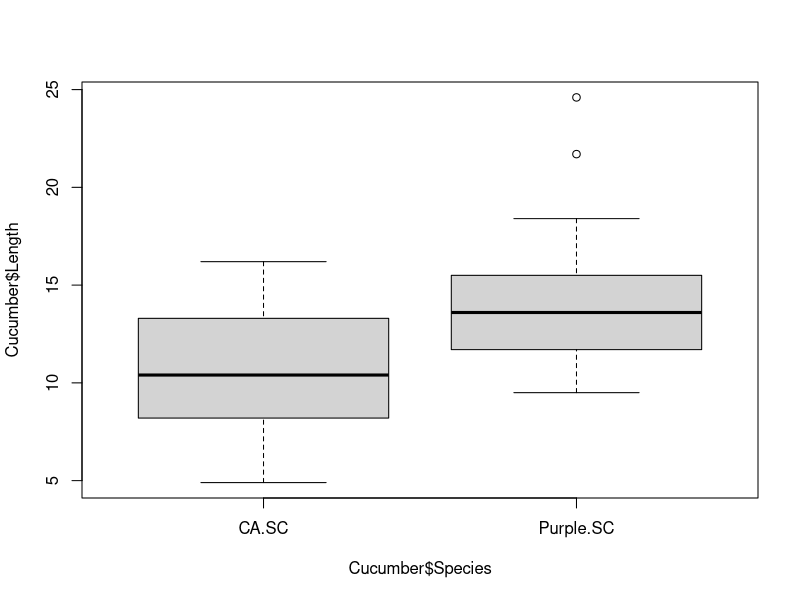
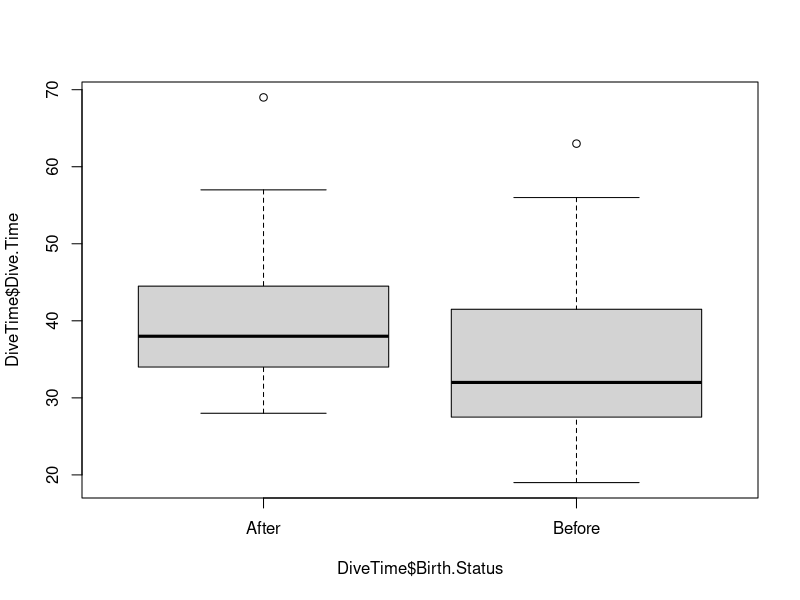
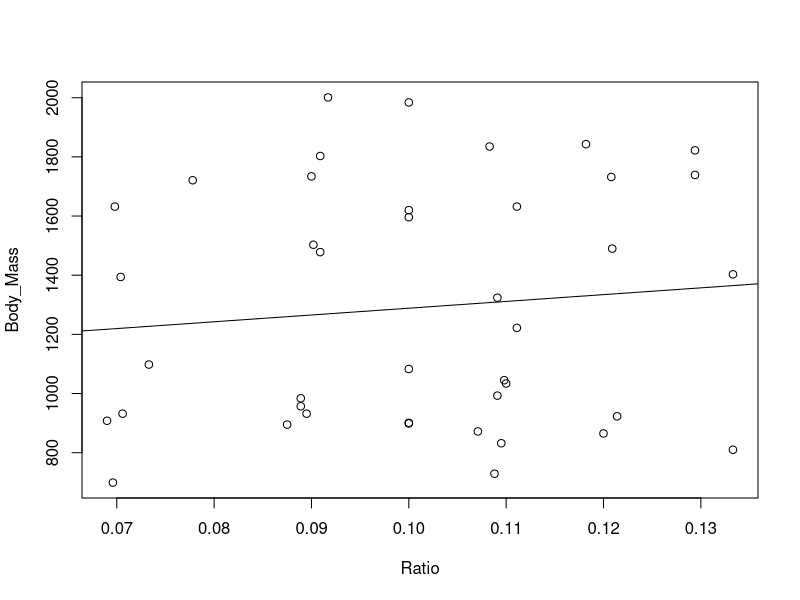

Write R code to recreate these figures, in order.
### Question 1 ###

#Importing Data Body Length
Cucumber <- read.csv ("Lab1_Statistics_R/Data/SeaCucumber_Length.csv") #Importing data into R from my working directory

#Hardcoding Statistics for Purple.SC
species.Purple.SC <- subset(Cucumber,Species=="Purple.SC")
n.species.Purple.SC <- length(species.Purple.SC$Length) #Sample size (n) of Purple.SC
sum.species.Purple.SC <-sum(species.Purple.SC$Length) #Sum of Lengths of Purple.SC
mean.species.Purple.SC<-mean(species.Purple.SC$Length) #Mean of Lengths of Purple.SC
as.species.Purple.SC<-sum(species.Purple.SC$Length^2) #Sum of Lengths of Purple.SC squared
ss.species.Purple.SC<-as.species.Purple.SC - (sum.species.Purple.SC^2/n.species.Purple.SC) #Sum of Squares for Purple.SC
df.species.Purple.SC<-n.species.Purple.SC-1 #Degrees of Freedom
var.species.Purple.SC<-ss.species.Purple.SC/df.species.Purple.SC #Variance of Purple.SC
sd.species.Purple.SC<-sqrt(var.species.Purple.SC) #Standard Deviation
se.species.Purple.SC<-sd.species.Purple.SC/(sqrt(n.species.Purple.SC)) #Standard Error
cf.species.Purple.SC<-(sum.species.Purple.SC)^2/n.species.Purple.SC #Correction Factor Purple.SC

#Hardcoding Statistics for CA.SC
species.CA.SC<-subset(Cucumber,Species=="CA.SC")
n.species.CA.SC<-length(species.CA.SC$Length) #Sample size (n) of CA.SC
sum.species.CA.SC<-sum(species.CA.SC$Length) #Sum of Lengths of CA.SC
mean.species.CA.SC<-mean(species.CA.SC$Length) #Mean of Lengths of CA.SC
as.species.CA.SC<-sum(species.CA.SC$Length^2) #Sum of Lengths of CA.SC squared
ss.species.CA.SC<-as.species.CA.SC-(sum.species.CA.SC^2/n.species.CA.SC) #Sum of Squares
df.species.CA.SC<-n.species.CA.SC-1 #Degrees of Freedom
var.species.CA.SC<-ss.species.CA.SC/df.species.CA.SC #Variance of CA.SC
sd.species.CA.SC<-sqrt(var.species.CA.SC) #Standard Deviation
se.species.CA.SC<-sd.species.CA.SC/(sqrt(n.species.CA.SC)) #Standard Error
cf.species.CA.SC<-(sum.species.CA.SC)^2/n.species.CA.SC #Correction factor CA.SC

#Hardcoding Statistics Pooled
n.pooled<-length(Cucumber$Length) #Sample size (n) of both species
sum.pooled<-sum(Cucumber$Length) #Sum of Lengths of both species
mean.pooled<-mean(Cucumber$Length) #Mean of Lengths of both species
as.pooled<-sum(Cucumber$Length^2) #Sum of Lengths of both species squared
ss.pooled<-as.pooled-(sum.pooled^2/n.pooled) #Sum of Squares
df.pooled<-n.pooled-1 #Degrees of Freedom
var.pooled<-ss.pooled/df.pooled #Variance of both species
sd.pooled<-sqrt(var.pooled) #Standard Deviation
se.pooled<-sd.pooled/(sqrt(n.pooled)) #Standard Error

#T-test
t.test(Cucumber$Length ~ Cucumber$Species) #t-test
#Boxplot
boxplot(Cucumber$Length ~ Cucumber$Species)


### Question 2 ###

#Importing Data Dive Time
DiveTime <- read.csv ("Lab1_Statistics_R/Data/DiveTime.csv") #Importing data into R from my working directory

#Hardcoding Statistics for Before
Before <- subset(DiveTime,Birth.Status=="Before")
n.Before <- length(Before$Birth.Status) #Sample size (n) of Before
sum.Before <-sum(Before$Dive.Time) #Sum of Dive Time of Before
mean.Before<-mean(Before$Dive.Time) #Mean of Dive Times of Before
as.Before<-sum(Before$Dive.Time^2) #Sum of Dive Time of Before squared
ss.Before<-as.Before - (sum.Before^2/n.Before) #Sum of Squares for Before
df.Before<-n.Before-1 #Degrees of Freedom
var.Before<-ss.Before/df.Before #Variance of Before
sd.Before<-sqrt(var.Before) #Standard Deviation
se.Before<-sd.Before/(sqrt(n.Before)) #Standard Error
cf.Before<-(sum.Before)^2/n.Before #Correction factor Before

##Hardcoding Statistics for After
After <- subset(DiveTime,Birth.Status=="After")
n.After <- length(After$Birth.Status) #Sample size (n) of After
sum.After <-sum(After$Dive.Time) #Sum of Dive Time of After
mean.After<-mean(After$Dive.Time) #Mean of Dive Times of After
as.After<-sum(After$Dive.Time^2) #Sum of Dive Time of After squared
ss.After<-as.After - (sum.After^2/n.After) #Sum of Squares for After
df.After<-n.After-1 #Degrees of Freedom
var.After<-ss.After/df.After #Variance of After
sd.After<-sqrt(var.After) #Standard Deviation
se.After<-sd.After/(sqrt(n.After)) #Standard Error
cf.After<-(sum.After)^2/n.After #Correction factor After

#Hardcoding Statistics Pooled
n.pooled <- length(DiveTime$Birth.Status) #Sample size (n) pooled
sum.pooled <-sum(DiveTime$Dive.Time) #Sum of Dive Time pooled
mean.pooled<-mean(DiveTime$Dive.Time) #Mean of Dive Times pooled
as.pooled<-sum(DiveTime$Dive.Time^2) #Sum of Dive Time of pooled squared
ss.pooled<-as.pooled - (sum.pooled^2/n.pooled) #Sum of Squares pooled
df.pooled<-n.pooled-1 #Degrees of Freedom
var.pooled<-ss.pooled/df.pooled #Variance pooled
sd.pooled<-sqrt(var.pooled) #Standard Deviation
se.pooled<-sd.pooled/(sqrt(n.pooled)) #Standard Error

#T-test
t.test(DiveTime$Dive.Time ~ DiveTime$Birth.Status) #t-test
#Boxplot
boxplot(DiveTime$Dive.Time ~ DiveTime$Birth.Status)


### Question 3 ###

#Importing Data Deep Sea Squid
DeepSea <- read.csv ("Lab1_Statistics_R/Data/DeepSea_Squid.csv") #Importing data into R from my working directory

#slope
plot(Body_Mass ~ Ratio, data = DeepSea) #scatterplot

Squid <- lm(Body_Mass ~ Ratio, data = DeepSea) #creating a variable with the linear model

abline(Squid) #draws slope from linear model on plot
summary(Squid) #Summary of the model



